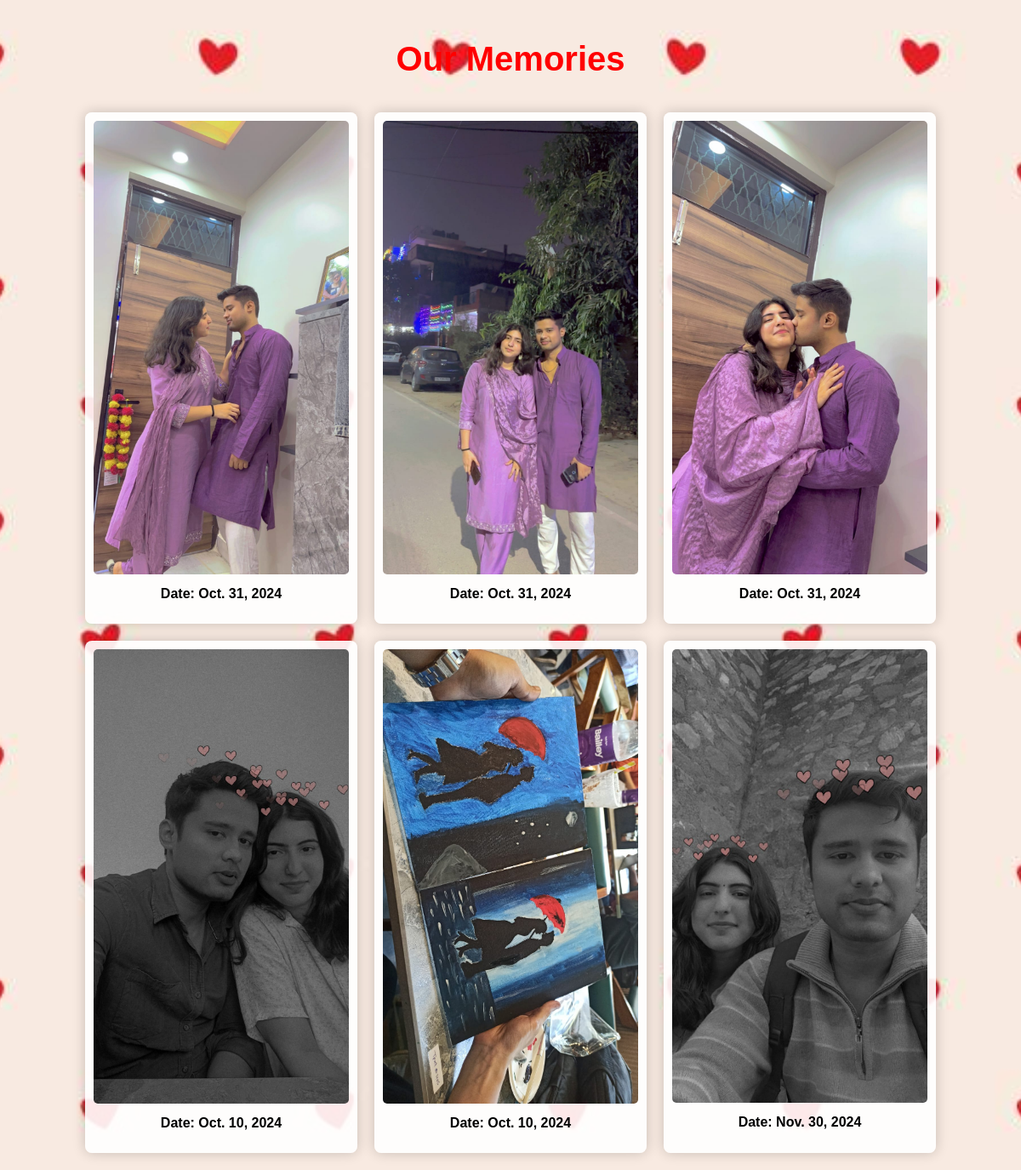
Screenshot of /memories/ with the database file from the repository.
### myapp/models.py (models this page shows, shortened)
class Memory(models.Model):
    photo = models.ImageField(upload_to='memories/')
    date = models.DateField()

### myapp/views.py (the view)
# urls.py: path('memories/', views.memories, name='memories')
def memories(request):
    if request.method == 'POST':
        form = MemoryForm(request.POST, request.FILES)
        if form.is_valid():
            form.save()
            return redirect('memories')  # Redirect back to the memories page
    else:
        form = MemoryForm()
    memories = Memory.objects.all()  # Fetch all memories to display
    return render(request, 'memories.html', {'form': form, 'memories': memories})

### myapp/templates/memories.html (shortened to what this page needs)
{% load static %}
<!DOCTYPE html>
<html lang="en">
<head>
</head>
<body>
    <h1>Our Memories</h1>
    <div class="memories-container">
        {% for memory in memories %}
            <div class="memory-item">
                <img src="{{ memory.photo.url }}" alt="Memory">
                <p>Date: {{ memory.date }}</p>
            </div>
        {% endfor %}
    </div>
</body>
</html>

### rows the page displays
Memory: photo (picture), date "Oct. 31, 2024"
Memory: photo (picture), date "Oct. 31, 2024"
Memory: photo (picture), date "Oct. 31, 2024"
Memory: photo (picture), date "Oct. 10, 2024"
Memory: photo (picture), date "Oct. 10, 2024"
Memory: photo (picture), date "Nov. 30, 2024"
